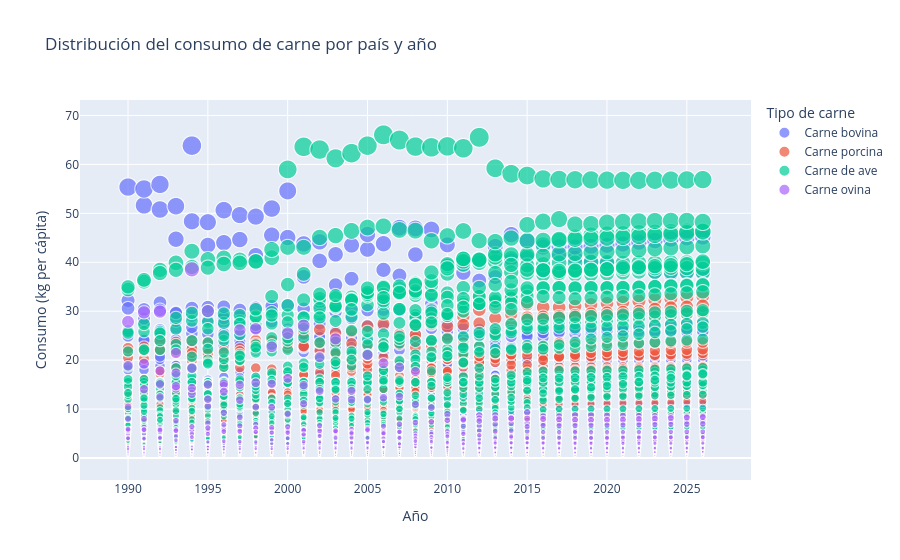

Here is the notebook cell this chart was saved with:
### Code cell
traduccion_paises = {
    "ARG": "Argentina",
    "AUS": "Australia",
    "BGD": "Bangladés",
    "BRA": "Brasil",
    "CAN": "Canadá",
    "CHE": "Suiza",
    "CHL": "Chile",
    "CHN": "China",
    "COL": "Colombia",
    "DZA": "Argelia",
    "EGY": "Egipto",
    "ETH": "Etiopía",
    "GHA": "Ghana",
    "HTI": "Haití",
    "IDN": "Indonesia",
    "IND": "India",
    "IRN": "Irán",
    "ISR": "Israel",
    "JPN": "Japón",
    "KAZ": "Kazajistán",
    "KOR": "Corea del Sur",
    "MEX": "México",
    "MOZ": "Mozambique",
    "MYS": "Malasia",
    "NGA": "Nigeria",
    "NOR": "Noruega",
    "NZL": "Nueva Zelanda",
    "PAK": "Pakistán",
    "PER": "Perú",
    "PHL": "Filipinas",
    "PRY": "Paraguay",
    "RUS": "Rusia",
    "SAU": "Arabia Saudita",
    "SDN": "Sudán",
    "SSA": "África Subsahariana",
    "THA": "Tailandia",
    "TUR": "Turquía",
    "TZA": "Tanzania",
    "UKR": "Ucrania",
    "URY": "Uruguay",
    "USA": "Estados Unidos",
    "VNM": "Vietnam",
    "ZAF": "Sudáfrica",
    "ZMB": "Zambia"
}

# Traducir países
df["Ubicación"] = df["LOCATION"].map(traduccion_paises)


df["Tipo de carne"] = df["SUBJECT"].map(traduccion_carne)

fig_scatter = px.scatter(
    df,
    x="TIME",
    y="KG_CAP",
    color="Tipo de carne",
    size="KG_CAP",
    hover_data=["Ubicación"],
    title="Distribución del consumo de carne por país y año",
    labels={
        "TIME": "Año",
        "KG_CAP": "Consumo (kg per cápita)",
        "Tipo de carne": "Tipo de carne",
        "Ubicación": "Ubicación"
    }
)

fig_scatter.show()

### Figure 1 — Plotly figure (JSON) as saved in the notebook; plotly's stock layout.template omitted (floating-point values rounded to 4 significant figures; data arrays with more than 128 entries replaced by an {"elided": "..."} marker saying what was removed)
{"data": [{"customdata": {"elided": "1624x1 str values"}, "hovertemplate": "Tipo de carne=Carne bovina<br>Año=%{x}<br>Consumo (kg per cápita)=%{marker.size}<br>Ubicación=%{customdata[0]}<extra></extra>", "legendgroup": "Carne bovina", "marker": {"color": "#636efa", "size": {"elided": "1624 float values"}, "sizemode": "area", "sizeref": 0.1651, "symbol": "circle"}, "mode": "markers", "name": "Carne bovina", "showlegend": true, "type": "scattergl", "x": {"elided": "1624 int values"}, "xaxis": "x", "y": {"elided": "1624 float values"}, "yaxis": "y"}, {"customdata": {"elided": "1623x1 str values"}, "hovertemplate": "Tipo de carne=Carne porcina<br>Año=%{x}<br>Consumo (kg per cápita)=%{marker.size}<br>Ubicación=%{customdata[0]}<extra></extra>", "legendgroup": "Carne porcina", "marker": {"color": "#EF553B", "size": {"elided": "1623 float values"}, "sizemode": "area", "sizeref": 0.1651, "symbol": "circle"}, "mode": "markers", "name": "Carne porcina", "showlegend": true, "type": "scattergl", "x": {"elided": "1623 int values"}, "xaxis": "x", "y": {"elided": "1623 float values"}, "yaxis": "y"}, {"customdata": {"elided": "1625x1 str values"}, "hovertemplate": "Tipo de carne=Carne de ave<br>Año=%{x}<br>Consumo (kg per cápita)=%{marker.size}<br>Ubicación=%{customdata[0]}<extra></extra>", "legendgroup": "Carne de ave", "marker": {"color": "#00cc96", "size": {"elided": "1625 float values"}, "sizemode": "area", "sizeref": 0.1651, "symbol": "circle"}, "mode": "markers", "name": "Carne de ave", "showlegend": true, "type": "scattergl", "x": {"elided": "1625 int values"}, "xaxis": "x", "y": {"elided": "1625 float values"}, "yaxis": "y"}, {"customdata": {"elided": "1625x1 str values"}, "hovertemplate": "Tipo de carne=Carne ovina<br>Año=%{x}<br>Consumo (kg per cápita)=%{marker.size}<br>Ubicación=%{customdata[0]}<extra></extra>", "legendgroup": "Carne ovina", "marker": {"color": "#ab63fa", "size": {"elided": "1625 float values"}, "sizemode": "area", "sizeref": 0.1651, "symbol": "circle"}, "mode": "markers", "name": "Carne ovina", "showlegend": true, "type": "scattergl", "x": {"elided": "1625 int values"}, "xaxis": "x", "y": {"elided": "1625 float values"}, "yaxis": "y"}], "layout": {"legend": {"itemsizing": "constant", "title": {"text": "Tipo de carne"}, "tracegroupgap": 0}, "title": {"text": "Distribución del consumo de carne por país y año"}, "xaxis": {"anchor": "y", "domain": [0, 1], "title": {"text": "Año"}}, "yaxis": {"anchor": "x", "domain": [0, 1], "title": {"text": "Consumo (kg per cápita)"}}}}
